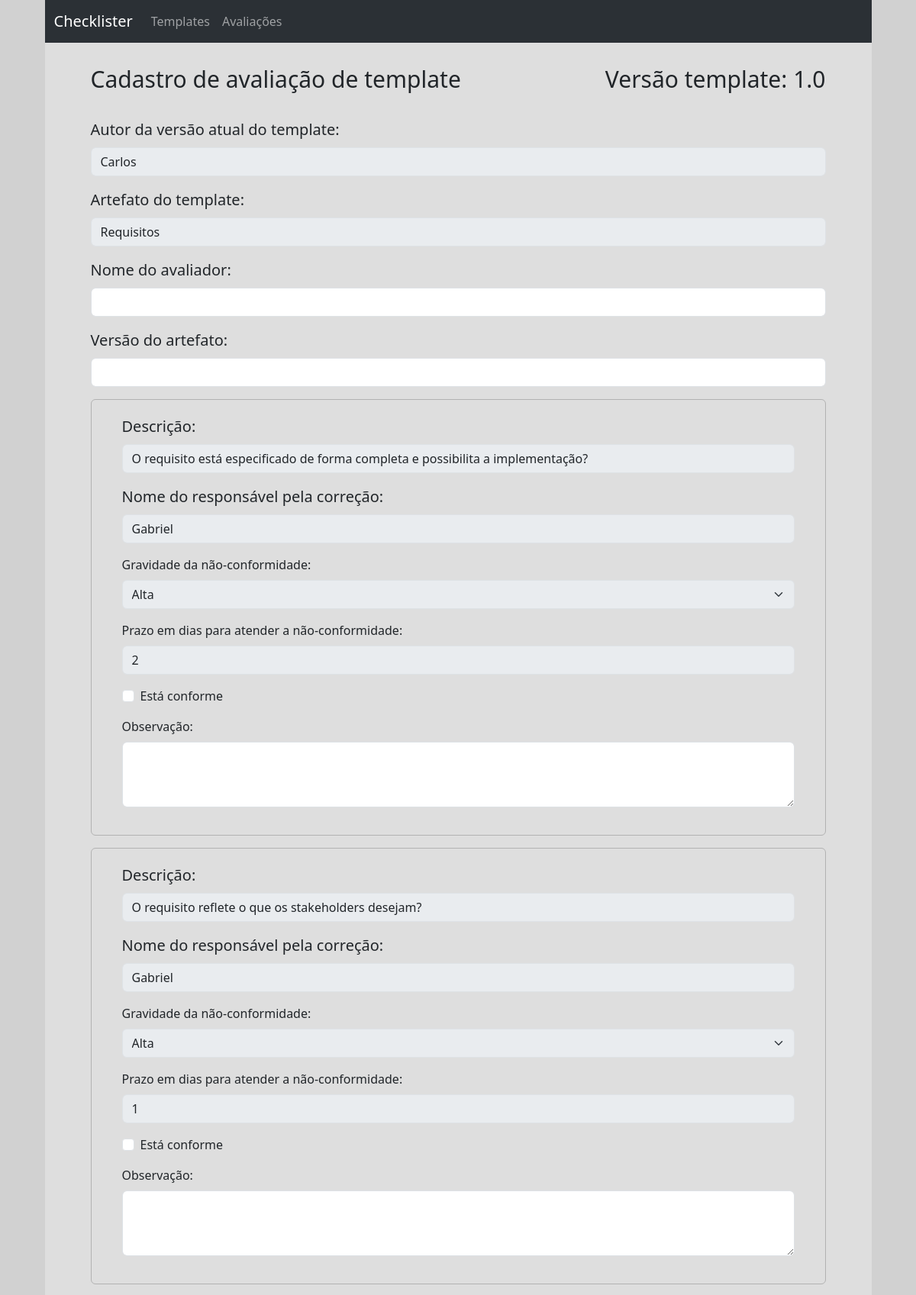
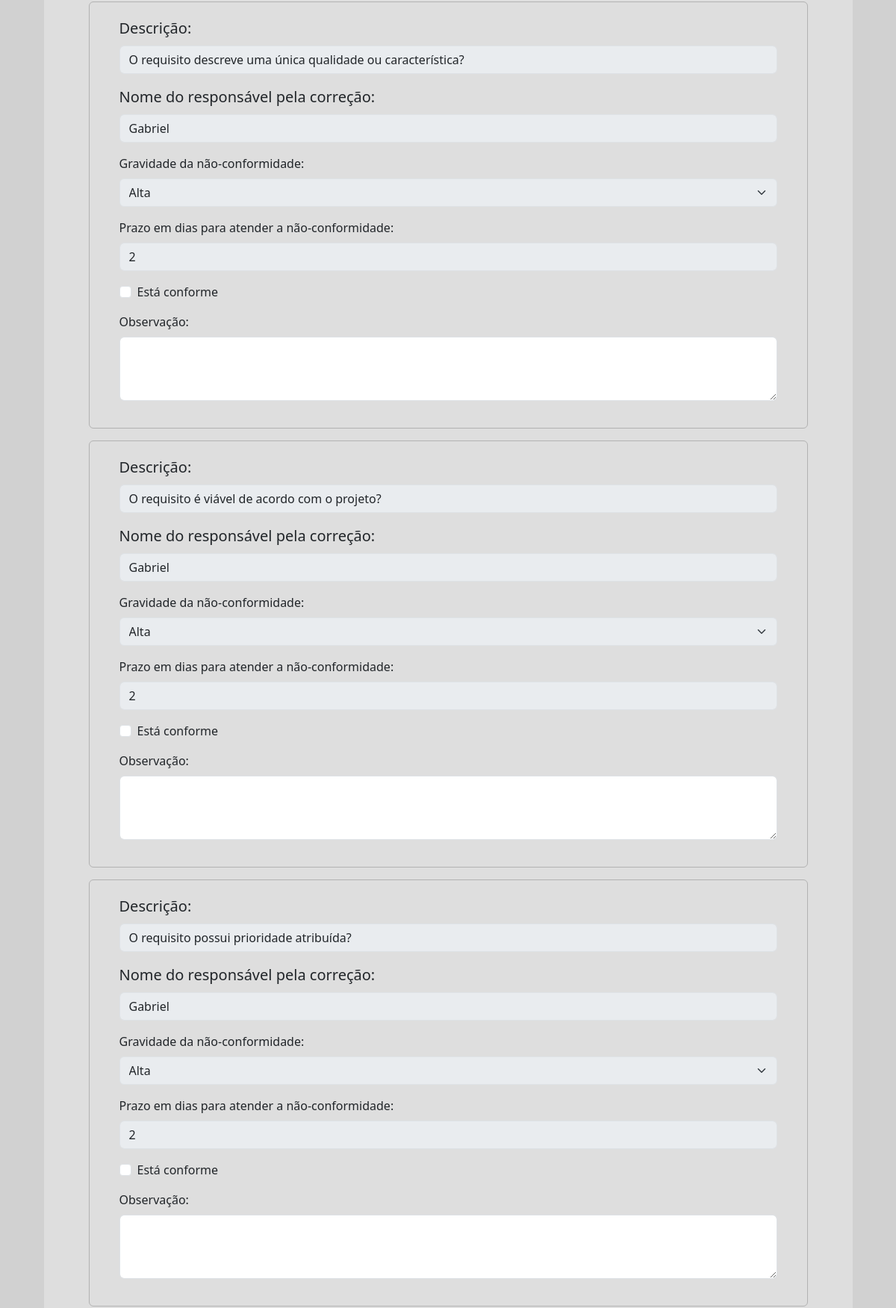
The page /paginas/pagina_avaliacao_template/pagina_avaliacao_template.php (upper part) on the database its author committed (2 pictures, top to bottom).
### tables this page shows
CREATE TABLE CHECKLIST(
    
    id_checklist int UNSIGNED AUTO_INCREMENT,
    titulo VARCHAR(255) NOT NULL,
    data_hora_criacao DATETIME NOT NULL,
    versao_checklist int UNSIGNED, 
    autor_versao varchar(255) NOT NULL,

    PRIMARY KEY (id_checklist, versao_checklist)
);

CREATE TABLE CHECKLIST_ITEM (

    id_checklist_item int unsigned PRIMARY KEY AUTO_INCREMENT,
    id_checklist int UNSIGNED,
    descricao VARCHAR(255) not null,
    nome_responsavel_correcao VARCHAR(255) not null,
    gravidade_nao_conformidade ENUM('Baixa', 'Média', 'Alta'),
    prazo_em_dias int,

    FOREIGN KEY(id_checklist) REFERENCES CHECKLIST(id_checklist)
);

### framework/api_checklister_framework.php (called while the page is built, shortened)
<?php
    function buscarDadosDaChecklist(int $idChecklist){
        global $conn;
        $querySelectDadosChecklist = "SELECT * FROM checklist WHERE id_checklist = " . $idChecklist;
        return mysqli_query($conn, $querySelectDadosChecklist);
    }
    function buscarCheckListItemsDaChecklist(int $idChecklist){
        global $conn;
        $querySelectTodosChecklistItems = "SELECT * FROM checklist_item WHERE id_checklist = " . $idChecklist;
        return mysqli_query($conn,$querySelectTodosChecklistItems);
    }
?>

### paginas/pagina_avaliacao_template/pagina_avaliacao_template.php (the view, shortened to what this page needs)
<!DOCTYPE html>
<html lang="pt-BR">
<head>
    <link href="https://cdn.jsdelivr.net/npm/bootstrap@5.3.2/dist/css/bootstrap.min.css" rel="stylesheet">
    <link rel="stylesheet" href="./pagina_avaliacao_template.css">
</head>
<?php
    $idChecklist = $_GET["idChecklist"] ?? 1;
    $resultTemplate         = buscarDadosDaChecklist($idChecklist);
    $resultChecklistItems   = buscarCheckListItemsDaChecklist($idChecklist);
    $rowTemplate = mysqli_fetch_assoc($resultTemplate);
    $tituloTemplate             = $rowTemplate["titulo"];
    $versao_template            = $rowTemplate["versao_checklist"];
    $autor                      = $rowTemplate["autor_versao"];
    $matrizChecklistItems = [];
    while($rowChecklistItems = mysqli_fetch_assoc($resultChecklistItems)) {
        $arrayChecklistItem = [];
        array_push($arrayChecklistItem, $rowChecklistItems['descricao']);
        array_push($arrayChecklistItem, $rowChecklistItems['nome_responsavel_correcao']);
        array_push($arrayChecklistItem, $rowChecklistItems['gravidade_nao_conformidade']);
        array_push($arrayChecklistItem, $rowChecklistItems['prazo_em_dias']);
        array_push($arrayChecklistItem, $rowChecklistItems['id_checklist_item']);
        array_push($matrizChecklistItems, $arrayChecklistItem);
    }
?>
<body class="body">
<div class="container-conteudo">
    <div class="container-titulo-versao">
        <h1 class="titulo">Cadastro de avaliação de template</h1>
        <h1 class="versao">Versão template: <?=$versao_template?>.0</h1>
    </div>
    <form id="formCadAvaliacaoTemplate" action="./action/cadastrarAvaliacao.php" method="post" enctype="multipart/form-data">
        <div class="mb-3">
            <label for="autor" class="form-label input_text_form-label">Autor da versão atual do template:</label>
            <input type="text" class="form-control" id="autor" name="autor" disabled value="<?=$autor?>">
        </div>
        <div class="mb-3">
            <label for="tituloTemplate" class="form-label input_text_form-label">Artefato do template:</label>
            <input type="text" class="form-control" id="tituloTemplate" name="tituloTemplate" value="<?=$tituloTemplate?>" disabled>
        </div>
        <div class="mb-3">
            <?php
                $contador = 0;
                foreach ($matrizChecklistItems as $arrayChecklistItem) {
                    $idChecklistItem = $arrayChecklistItem[4];
                    $descricao       = $arrayChecklistItem[0];
                    $nome_responsavel_correcao = $arrayChecklistItem[1];
                    $atributoSelectedGravidadeBaixa = ($arrayChecklistItem[2] == 'Baixa') ? 'selected' : '';
                    $atributoSelectedGravidadeMedia = ($arrayChecklistItem[2] == 'Média') ? 'selected' : '';
                    $atributoSelectedGravidadeAlta  = ($arrayChecklistItem[2] == 'Alta' ) ? 'selected' : '';
                    $prazo_em_dias = $arrayChecklistItem[3];
                    echo <<<END
                        <div class="container-checklist-item mb-3">
                            <input type="hidden" name="idChecklistItem$contador" value="$idChecklistItem">
                            <div class="mb-3">
                                <label for="descricao$contador" class="form-label input_text_form-label">Descrição:</label>
                                <input type="text" class="form-control" id="descricao$contador" name="descricao$contador" disabled value="$descricao">
                            </div>
                            <div class="mb-3">
                                <label for="nomeResponsavelCorrecao$contador" class="form-label input_text_form-label">Nome do responsável pela correção:</label>
                                <input type="text" class="form-control" id="nomeResponsavelCorrecao$contador" name="nomeResponsavelCorrecao$contador" disabled value="$nome_responsavel_correcao">
                            </div>
                            <div class="mb-3">
                                <label for="gravidade$contador" class="form-label">Gravidade da não-conformidade:</label>
                                <select class="form-select" name="gravidade$contador" id="gravidade$contador" disabled>
                                    <option value="1" $atributoSelectedGravidadeBaixa>Baixa</option>
                                    <option value="2" $atributoSelectedGravidadeMedia>Média</option>
                                    <option value="3" $atributoSelectedGravidadeAlta >Alta</option>
                                </select>
                            </div>
                            <div class="mb-3">
                                <label for="prazoDias$contador" class="form-label">Prazo em dias para atender a não-conformidade:</label>
                                <input class="form-control" type="number" name="prazoDias$contador" id="prazoDias$contador" step=1 disabled value="$prazo_em_dias">
                            </div>
                            <div class="form-check mb-3">
                            <input class="form-check-input" type="checkbox" value="" id="isConforme$contador" name="isConforme$contador">
                                <label class="form-check-label" for="isConforme$contador">
                                    Está conforme
                                </label>
                            </div>
                            <div class="mb-3">
                                <label for="observacao$contador" class="form-label">Observação:</label>
                                <textarea class="form-control" id="observacao$contador" name="observacao$contador" rows="3"></textarea>
                            </div>
                        </div>
                    END;
                    $contador++;
                }
            ?>
        </div>
    </form>
</div>
</body>
</html>

### paginas/pagina_avaliacao_template/pagina_avaliacao_template.css (style rules this page uses)
html { min-height: 100%; background-color: #D1D1D1; }
.body { margin: 0px auto 0px auto; min-height: 100vh; max-width: 1083px; background-color: #DEDEDE; }
.container-conteudo { padding: 30px 60px 0px 60px; }
.titulo { font-size: 30px; }
.container-titulo-versao { display: flex; justify-content: space-between; margin-bottom: 25px; }
.versao { font-size: 30px; }
.container-checklist-item { border: 1px solid rgb(178, 178, 178); padding: 20px 40px; border-radius: 6px; }

### rows shown on the page
checklist: versao_checklist "1", autor "Carlos", tituloTemplate "Requisitos"
checklist_item: descricao0 "O requisito está especificado de forma completa e possibilita a implementação?", nomeResponsavelCorrecao0 "Gabriel", prazoDias0 "2"
checklist_item: descricao "O requisito reflete o que os stakeholders desejam?", nome_responsavel_correcao "Gabriel"
checklist_item: descricao "O requisito descreve uma única qualidade ou característica?", nome_responsavel_correcao "Gabriel", prazo_em_dias "2"
checklist_item: descricao "O requisito é viável de acordo com o projeto?", nome_responsavel_correcao "Gabriel", prazo_em_dias "2"
checklist_item: descricao "O requisito possui prioridade atribuída?", nome_responsavel_correcao "Gabriel", prazo_em_dias "2"

### other values the page prints
$label "Nome do avaliador: Versão do artefato:"
